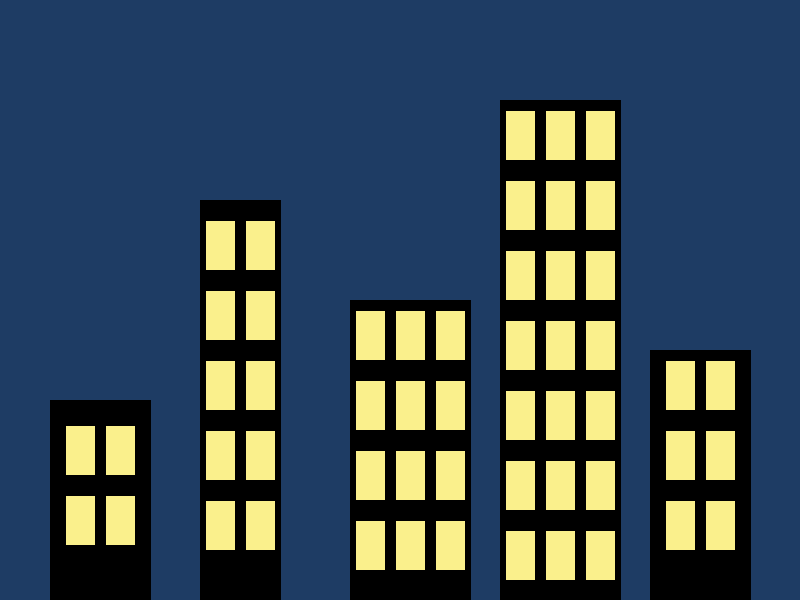
Frame 1 (no input)
Frame 60 (the mouse pressed at the canvas centre just before this capture): identical to frame 1, image omitted
Frame 120 (the mouse held since frame 60 and released just before this capture): identical to frame 1, image omitted

The Processing sketch that drew this single still picture (run headless with seeded random() and noise(); from frame 60 on, the mouse is pressed at the canvas centre):

// Processing sketch: Buildings
// ── Buildings.pde
int i = 0;
int [] y = {200, 400, 300, 500, 250};
int [] x = {50, 200, 350, 500, 650};
int [] w = {100, 80, 120, 120, 100};

void setup() {
  size(800, 600);
  background(30,60,100);
  fill(0);
  for (int i = 0; i <= 4; i++) {
    rect(x[i], 600, w[i], -y[i]);
  }
  
}

void draw() {
  drawBuildingWithWindows(0, 0, 65, 425, 1, 1);
  drawBuildingWithWindows(0, 0, 205, 220, 1, 4);
  drawBuildingWithWindows(0,0, 355, 310, 2, 3);
  drawBuildingWithWindows(0, 0, 505, 110, 2, 7);
  drawBuildingWithWindows(0, 0, 665, 360, 1, 2);

}

void drawBuildingWithWindows(int ix, int iy, int x, int y, int xn, int yn){
  for (ix = 0; ix <= xn; ix++) {
    fill(250,240,140);
    for (iy = 0; iy <= yn; iy++){   
    rect(x + (ix * 40), y + (iy * 70), 30, 50);
    }
  }
}
